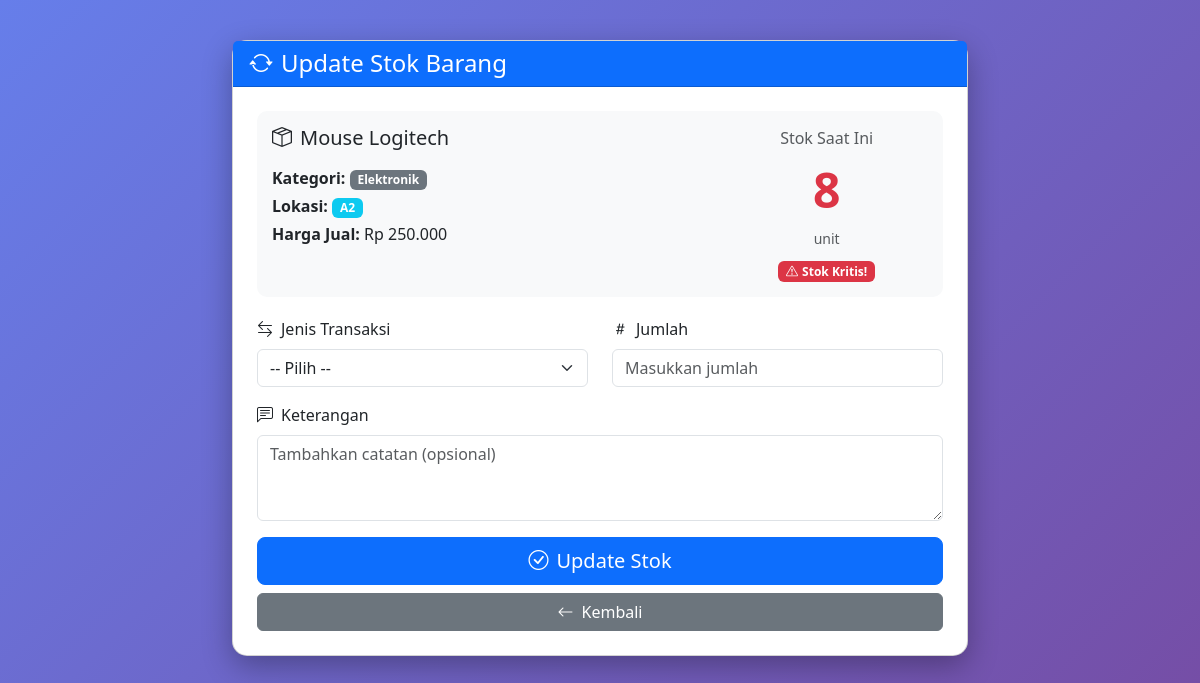
Page /update_stock.php?id=2 (signed in) on the committed database.
### tables this page shows
CREATE TABLE barang (
    id INT AUTO_INCREMENT PRIMARY KEY,
    nama_barang VARCHAR(100) NOT NULL,
    kategori VARCHAR(50) NOT NULL,
    stok INT NOT NULL DEFAULT 0,
    harga_beli DECIMAL(10,2) NOT NULL,
    harga_jual DECIMAL(10,2) NOT NULL,
    lokasi_rak VARCHAR(20) NOT NULL,
    created_at TIMESTAMP DEFAULT CURRENT_TIMESTAMP,
    updated_at TIMESTAMP DEFAULT CURRENT_TIMESTAMP ON UPDATE CURRENT_TIMESTAMP,
    INDEX idx_kategori (kategori),
    INDEX idx_stok (stok)
);

### koneksi.php (called while the page is built, shortened)
<?php
function format_rupiah($angka) {
    return "Rp " . number_format($angka, 0, ',', '.');
}
?>

### update_stock.php (the view, shortened to what this page needs)
<?php
require_once 'koneksi.php';
$role = $_SESSION['role'];
$barang_id = isset($_GET['id']) ? (int)$_GET['id'] : 0;
$stmt = $koneksi->prepare("SELECT * FROM barang WHERE id = ?");
$stmt->bind_param("i", $barang_id);
$stmt->execute();
$result = $stmt->get_result();
$barang = $result->fetch_assoc();
?>
<!DOCTYPE html>
<html lang="id">
<head>
    <link href="https://cdn.jsdelivr.net/npm/bootstrap@5.3.0/dist/css/bootstrap.min.css" rel="stylesheet">
    <link href="https://cdn.jsdelivr.net/npm/bootstrap-icons@1.10.0/font/bootstrap-icons.css" rel="stylesheet">
</head>
<body>
    <div class="container">
        <div class="row justify-content-center">
            <div class="col-md-8">
                <div class="card">
                    <div class="card-header bg-primary text-white">
                        <h4 class="mb-0">
                            <i class="bi bi-arrow-repeat me-2"></i>Update Stok Barang
                        </h4>
                    </div>
                    <div class="card-body p-4">
                        <div class="info-box">
                            <div class="row">
                                <div class="col-md-8">
                                    <h5 class="mb-3">
                                        <i class="bi bi-box-seam me-2"></i><?= htmlspecialchars($barang['nama_barang']) ?>
                                    </h5>
                                    <p class="mb-1">
                                        <strong>Kategori:</strong>
                                        <span class="badge bg-secondary"><?= htmlspecialchars($barang['kategori']) ?></span>
                                    </p>
                                    <p class="mb-1">
                                        <strong>Lokasi:</strong>
                                        <span class="badge bg-info"><?= htmlspecialchars($barang['lokasi_rak']) ?></span>
                                    </p>
                                    <?php if ($role === 'admin'): ?>
                                    <p class="mb-0">
                                        <strong>Harga Jual:</strong> <?= format_rupiah($barang['harga_jual']) ?>
                                    </p>
                                    <?php endif; ?>
                                </div>
                                <div class="col-md-4 text-center">
                                    <p class="mb-1 text-muted">Stok Saat Ini</p>
                                    <div class="stok-display <?= $barang['stok'] < 10 ? 'stok-kritis' : '' ?>">
                                        <?= $barang['stok'] ?>
                                    </div>
                                    <small class="text-muted">unit</small>
                                    <?php if ($barang['stok'] < 10): ?>
                                    <div class="mt-2">
                                        <span class="badge bg-danger">
                                            <i class="bi bi-exclamation-triangle me-1"></i>Stok Kritis!
                                        </span>
                                    </div>
                                    <?php endif; ?>
                                </div>
                            </div>
                        </div>
                        <form method="POST" action="">
                            <div class="row mb-3">
                                <div class="col-md-6">
                                    <label class="form-label">
                                        <i class="bi bi-arrow-left-right me-2"></i>Jenis Transaksi
                                    </label>
                                    <select class="form-select" name="jenis_transaksi" required id="jenis">
                                        <option value="">-- Pilih --</option>
                                    </select>
                                </div>
                                <div class="col-md-6">
                                    <label class="form-label">
                                        <i class="bi bi-hash me-2"></i>Jumlah
                                    </label>
                                    <input type="number" class="form-control" name="jumlah"
                                           required min="1" id="jumlah" placeholder="Masukkan jumlah">
                                </div>
                            </div>
                            <div class="mb-3">
                                <label class="form-label">
                                    <i class="bi bi-chat-left-text me-2"></i>Keterangan
                                </label>
                                <textarea class="form-control" name="keterangan" rows="3"
                                          placeholder="Tambahkan catatan (opsional)"></textarea>
                            </div>
                            <div class="d-grid gap-2">
                                <button type="submit" name="update_stok" class="btn btn-primary btn-lg">
                                    <i class="bi bi-check-circle me-2"></i>Update Stok
                                </button>
                                <a href="dashboard.php" class="btn btn-secondary">
                                    <i class="bi bi-arrow-left me-2"></i>Kembali
                                </a>
                            </div>
                        </form>
                    </div>
                </div>
            </div>
        </div>
    </div>
</body>
</html>

### update_stock.php (style rules this page uses)
body { background: linear-gradient(135deg, #667eea 0%, #764ba2 100%); min-height: 100vh; padding: 40px 0; }
.card { border-radius: 15px; box-shadow: 0 10px 30px rgba(0,0,0,0.3); }
.info-box { background: #f8f9fa; padding: 15px; border-radius: 10px; margin-bottom: 20px; }
.stok-display { font-size: 48px; font-weight: bold; color: #667eea; }
.stok-kritis { color: #dc3545 !important; }

### rows in the picture
barang: nama_barang "Mouse Logitech", kategori "Elektronik", lokasi_rak "A2", harga_jual "Rp 250.000", stok "8"
